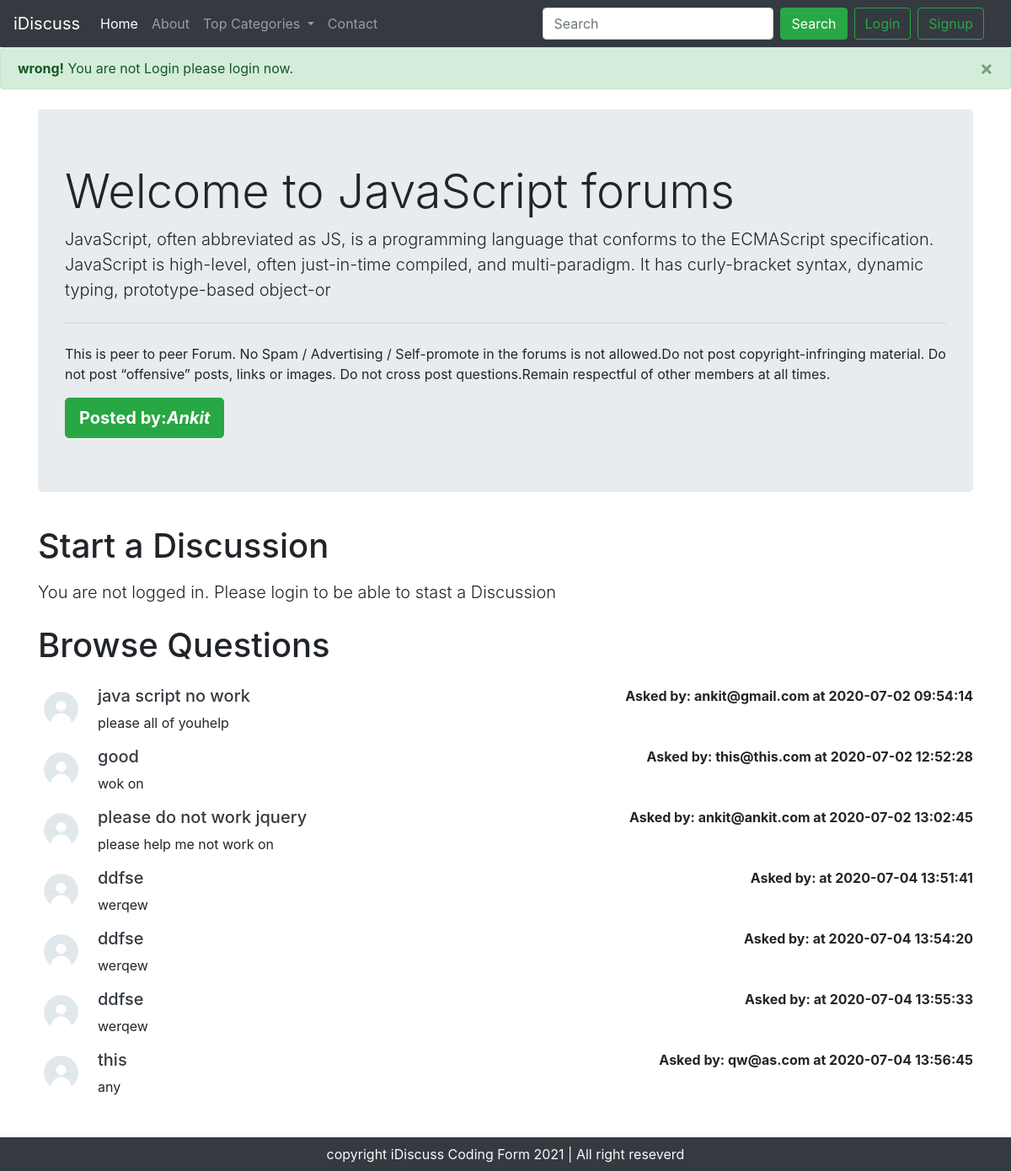
The app's page /threadlist.php?catid=2 with its own data.
### tables this page shows
CREATE TABLE `categories` (
  `category_id` int(255) NOT NULL,
  `category_name` varchar(255) NOT NULL,
  `category_description` varchar(255) NOT NULL,
  `created` datetime NOT NULL DEFAULT current_timestamp()
);

CREATE TABLE `threads` (
  `thread_id` int(255) NOT NULL,
  `thread_title` varchar(255) NOT NULL,
  `thread_desc` text NOT NULL,
  `thread_cat_id` int(255) NOT NULL,
  `thread_user_id` int(255) NOT NULL,
  `timestamp` datetime NOT NULL DEFAULT current_timestamp()
);

CREATE TABLE `users` (
  `sno` int(255) NOT NULL,
  `user_email` varchar(255) NOT NULL,
  `user_pass` varchar(255) NOT NULL,
  `timestamp` datetime NOT NULL DEFAULT current_timestamp()
);

### threadlist.php (the view, shortened to what this page needs)
<!doctype html>
<html lang="en">
<head>
    <link rel="stylesheet" href="https://stackpath.bootstrapcdn.com/bootstrap/4.5.0/css/bootstrap.min.css"
>
</head>
<body>
    <?php include 'partials/_dbconnect.php';?>
    <?php include 'partials/_header.php'; ?>
    <?php
        $id = $_GET['catid'];
        $sql = "SELECT * FROM `categories` WHERE category_id = $id";
        $result = mysqli_query($con,$sql);
        while($row = mysqli_fetch_assoc($result)){
            $catname = $row['category_name'];
            $catdesc = $row['category_description'];
        }
    ?>
    <div class="container my-4">
        <div class="jumbotron">
            <h1 class="display-4">Welcome to <?php echo $catname; ?> forums</h1>
            <p class="lead"> <?php echo $catdesc; ?> </p>
            <hr class="my-4">
            <p>This is peer to peer Forum. No Spam / Advertising / Self-promote in
                the forums is not allowed.Do not post copyright-infringing material.
                Do not post “offensive” posts, links or images.
                Do not cross post questions.Remain respectful of other members at all times.
            </p>
            <a class="btn btn-success btn-lg" href="#" role="button"><b>Posted by:<i>Ankit</i></b></a>
        </div>
    </div>
    <?php
  if(isset($_SESSION['loggedin']) && $_SESSION['loggedin'] == true){
echo '<div class="container">
        <h1 class="py-2"> Start a Discussion</h1>
        <form action="'. $_SERVER["REQUEST_URI"].'" method="post">
            <div class="form-group">
                <label for="exampleInputEmail1">Problem Title</label>
                <input type="text" class="form-control" id="title" name="title" aria-describedby="emailHelp">
                <small id="emailHelp" class="form-text text-muted">Keep your title as short and crisp as
                    possible.</small>
            </div>
            <input type="hidden" name="sno" value="'.$_SESSION["sno"].'">
            <div class="form-group">
                <label for="exampleFormControlTextarea1">Eleborate Your Concern</label>
                <textarea class="form-control" id="desc" name="desc" rows="3"></textarea>
            </div>
            <button type="submit" class="btn btn-success">Submit</button>
        </form>
    </div>';
  }else{
         echo ' <div class="container">
         <h1 class="py-2"> Start a Discussion</h1>
                <p class="lead">You are not logged in. Please login to be able to stast a Discussion </p>
            </div>';
  }
    ?>
    <div class="container mb-5" id="ques">
        <h1 class="py-2"> Browse Questions</h1>
        <?php
        $id = $_GET['catid'];
        $sql = "SELECT * FROM `threads` WHERE thread_cat_id = $id";
        $result = mysqli_query($con,$sql);
        while($row = mysqli_fetch_assoc($result)){
            $id = $row['thread_id'];
            $title = $row['thread_title'];
            $desc = $row['thread_desc'];
            $thread_time = $row['timestamp'];
            $thread_user_id = $row['thread_user_id'];
            $sql2="SELECT user_email FROM `users` where sno ='$thread_user_id'";
            $result2 = mysqli_query($con,$sql2);
            $row2 = mysqli_fetch_assoc($result2);
        echo    '<div class="media  my-3">
                        <img src="img/userdefault.jpg" width="55px" class="mr-3" alt="...">
                            <div class="media-body">'.
                                '<h5 class="mt-0"><a class="text-dark" href="thread.php?threadid='.$id.'">'.$title.'</a></h5>
                                '.$desc.'</div>'.'<div class ="font-weight-bold my-0">Asked by: '.$row2['user_email'].' at '
                                .$thread_time.
                                '</div>'.
                '</div>';
            }
        ?>
    </div>
    <?php include 'partials/_footer.php'; ?>
</body>
</html>

### threadlist.php (style rules this page uses)
#ques { min-height: 433px; }

### records on screen
categories: category_name "JavaScript", category_description "JavaScript, often abbreviated as JS, is a programming language that conforms to the ECMAScript specification. JavaScript is high-level, often just-in-time compiled, and multi-paradigm. It has curly-bracket syntax, dynamic typing, prototype-based object-or"
threads: thread_title "java script no work", thread_desc "please all of youhelp", users.user_email "ankit@gmail.com", timestamp "2020-07-02 09:54:14"
threads: thread_title "good", thread_desc "wok on", users.user_email "this@this.com", timestamp "2020-07-02 12:52:28"
threads: thread_title "please do not work jquery", thread_desc "please help me not work on", users.user_email "ankit@ankit.com", timestamp "2020-07-02 13:02:45"
threads: thread_title "ddfse", thread_desc "werqew", timestamp "2020-07-04 13:51:41"
threads: thread_title "ddfse", thread_desc "werqew", timestamp "2020-07-04 13:54:20"
threads: thread_title "ddfse", thread_desc "werqew", timestamp "2020-07-04 13:55:33"
threads: thread_title "this", thread_desc "any", users.user_email "qw@as.com", timestamp "2020-07-04 13:56:45"
